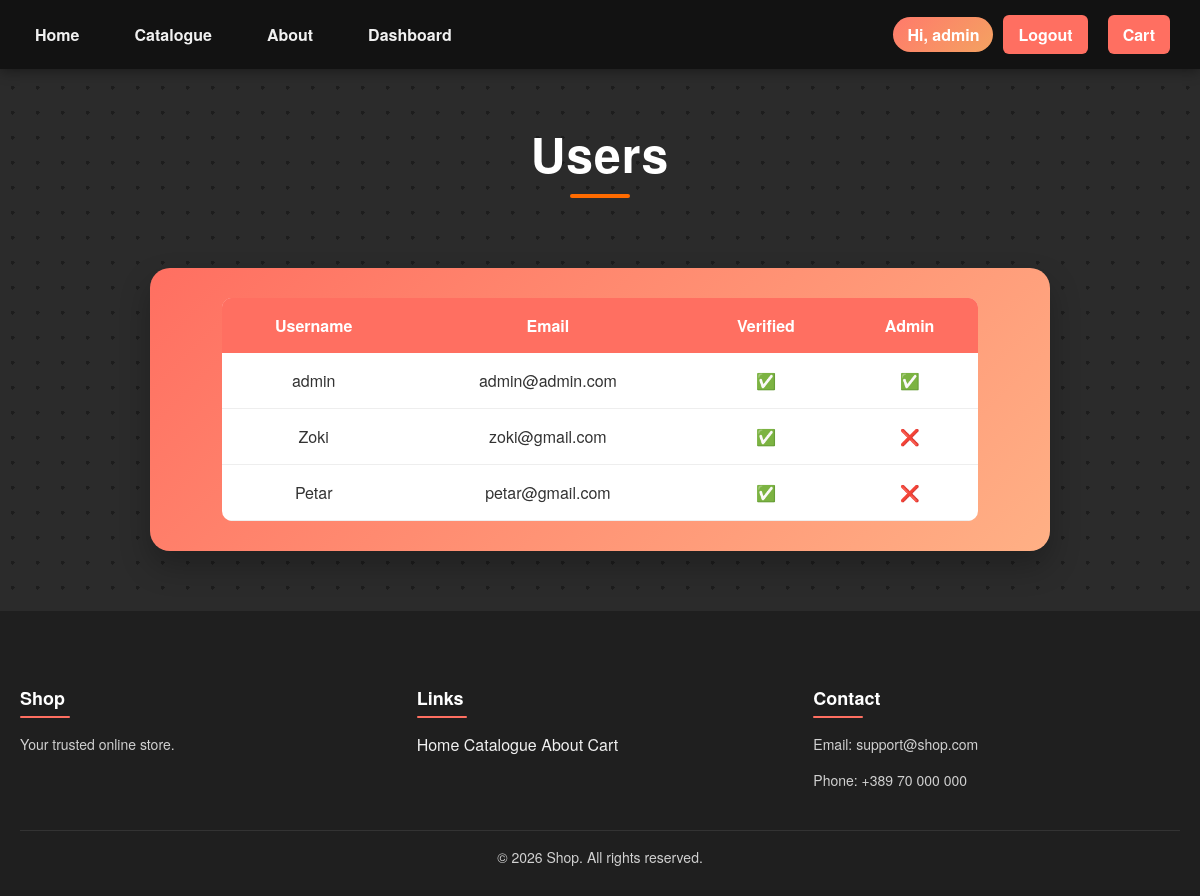
Screenshot of /dashboard/users (signed in) with the database file from the repository.
### models.py (models this page shows, shortened)
class User(Base):
    __tablename__ = "users"
    id = Column(Integer, primary_key=True)
    username = Column(String(120), unique=True, nullable=False)
    email = Column(String(120), unique=True, nullable=False)
    password = Column(String(300), nullable=False)
    verified = Column(Boolean, default=False, nullable=False)
    verification_code = Column(String(120), nullable=False)
    is_admin = Column(Boolean, default=False, nullable=False)

### app.py (the view)
@app.route("/dashboard/users")
@admin_required
def view_users():
    users = db_session.query(User).all()
    return render_template("users.html", users=users)

### templates/users.html
{% extends "layout.html" %}
{% block extra_css %}
<link rel="stylesheet" href="{{ url_for('static', filename='css/users.css') }}">
{% endblock %}
{% block content %}
<h1 class="dashboard-title">Users</h1>
<div class="dashboard">
    <table style="width:90%; margin: 0 auto; color:#333; background:white; border-radius:10px; overflow:hidden;">
        <tr style="background:#ff6f61; color:white;">
            <th>Username</th>
            <th>Email</th>
            <th>Verified</th>
            <th>Admin</th>
        </tr>
        {% for user in users %}
        <tr style="text-align:center;">
            <td>{{ user.username }}</td>
            <td>{{ user.email }}</td>
            <td>{{ "✅" if user.verified else "❌" }}</td>
            <td>{{ "✅" if user.is_admin else "❌" }}</td>
        </tr>
        {% endfor %}
    </table>
</div>
{% endblock %}

### templates/layout.html (shortened to what this page needs)
<!DOCTYPE html>
<html lang="en">
<head>
    <link rel="stylesheet" href="{{ url_for('static', filename='css/style.css') }}">
    {% block extra_css %}{% endblock %}
</head>
<body>
<nav class="nav">
    <div class="nav-container">
        <a href="{{ url_for('home') }}">Home</a>
        <a href="{{ url_for('catalogue') }}">Catalogue</a>
        <a href="{{ url_for('about') }}">About</a>
        {% if session.get('is_admin') %}
            <a href="{{ url_for('dashboard') }}">Dashboard</a>
        {% endif %}
    </div>
    <div class="cart-container">
    {% if session.user_id %}
        <span class="nav-user">Hi, {{ session.username }}</span>
        <a href="{{ url_for('logout') }}">Logout</a>
    {% else %}
        <a href="{{ url_for('login') }}">Account</a>
    {% endif %}
        <a href="{{ url_for('cart') }}">Cart</a>
</div>
</nav>
{% block content %}
{% endblock %}
<footer class="footer">
    <div class="footer-content">
        <div>
            <h4>Shop</h4>
            <p>Your trusted online store.</p>
        </div>
        <div>
            <h4>Links</h4>
            <a href="{{ url_for('home') }}">Home</a>
            <a href="{{ url_for('catalogue') }}">Catalogue</a>
            <a href="{{ url_for('about') }}">About</a>
            <a href="{{ url_for('cart') }}">Cart</a>
        </div>
        <div>
            <h4>Contact</h4>
            <p>Email: support@shop.com</p>
            <p>Phone: +389 70 000 000</p>
        </div>
    </div>
    <p class="footer-bottom">
        © 2026 Shop. All rights reserved.
    </p>
</footer>
</body>
</html>

### static/css/style.css (style rules this page uses)
.nav { background-color: #121212; color: #f0f0f0; padding: 15px 20px; display: flex; justify-content: space-between; align-items: center; font-family: 'Helvetica Neue', Helvetica, Arial, sans-serif; box-shadow: 0 2px 12px rgba(0, 0, 0, 0.4); position: sticky; top: 0; z-index: 1000; }
.nav a { color: #f0f0f0; text-decoration: none; margin-right: 25px; font-weight: bold; padding: 8px 15px; border-radius: 6px; transition: all 0.3s ease; }
.nav-container, .cart-container { display: flex; align-items: center; }
.cart-container { gap: 10px; }
.cart-container a { margin-right: 10px; font-weight: bold; padding: 8px 15px; border-radius: 6px; background-color: #ff6f61; color: #fff; display: flex; align-items: center; gap: 8px; transition: all 0.3s ease; }
.footer { background-color: #1f1f1f; color: #f0f0f0; padding: 50px 20px 20px 20px; font-family: 'Helvetica Neue', Helvetica, Arial, sans-serif; }
.footer a { color: #f0f0f0; text-decoration: none; transition: color 0.3s ease; }
.footer-content { display: flex; flex-wrap: wrap; justify-content: space-between; gap: 30px; max-width: 1200px; margin: 0 auto 30px auto; }
.footer-content > div { flex: 1 1 200px; min-width: 180px; }
.footer h4 { font-size: 18px; margin-bottom: 15px; color: #ffffff; position: relative; }
.footer h4::after { content: ''; display: block; width: 50px; height: 2px; background-color: #ff6f61; margin-top: 5px; border-radius: 2px; }
.footer p { font-size: 14px; line-height: 1.6; margin-bottom: 8px; color: #d1d1d1; }
.footer-bottom { text-align: center; font-size: 13px; color: #888; border-top: 1px solid #333; padding-top: 15px; }
.nav-user { padding: 6px 14px; border-radius: 999px; background: linear-gradient(135deg, #ff7a6b, #f4a261); color: white; font-weight: 600; }

### static/css/users.css (style rules this page uses)
body { background: #f5f5f5; font-family: 'Helvetica Neue', Helvetica, Arial, sans-serif; color: #333; margin: 0; padding: 0; }
h1 { text-align: center; font-size: 2.4rem; font-weight: 800; margin: 80px 0 30px; color: #ff6f61; letter-spacing: 0.5px; }
body { background-color: #2b2b2b; background-image: radial-gradient(circle, #555 2px, transparent 2px); background-size: 25px 25px; background-blend-mode: overlay; font-family: 'Helvetica Neue', Helvetica, Arial, sans-serif; color: #fff; animation: moveDots 10s linear infinite; }
.dashboard-title { text-align: center; font-size: 3rem; font-weight: 700; margin: 100px 0 20px; position: relative; letter-spacing: 1px; color: #ffffff; animation: fadeUp 0.6s ease-out; margin: 50px 0 80px; }
.dashboard-title::after { content: ""; position: absolute; bottom: -10px; left: 50%; transform: translateX(-50%); width: 60px; height: 4px; background: #ff6b00; border-radius: 2px; }
.dashboard { max-width: 1400px; width:70%; margin: 0 auto 60px; padding: 30px; background: linear-gradient(135deg, #ff6f61, #ffb085); border-radius: 20px; box-shadow: 0 15px 30px rgba(0,0,0,0.25); }
.dashboard table { width: 90%; margin: 0 auto; border-collapse: collapse; background: white; border-radius: 10px; overflow: hidden; color: #333; }
.dashboard th { background: #ff6f61; color: white; padding: 16px; }
.dashboard td { padding: 16px; text-align: center; border-bottom: 1px solid #eee; }
.dashboard table { margin-bottom: 100px; }
html, body { height: 100%; margin: 0; }
body { display: flex; flex-direction: column; }

### rows the page displays
User: username "admin", email "admin@admin.com", verified "✅", is_admin "✅"
User: username "Zoki", email "zoki@gmail.com", verified "✅", is_admin "❌"
User: username "Petar", email "petar@gmail.com", verified "✅", is_admin "❌"
